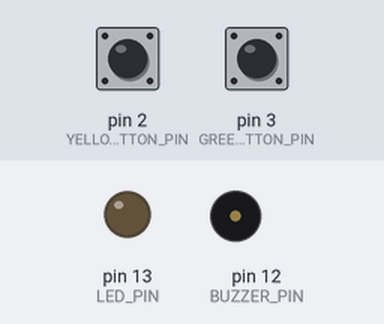
A sketch run on a simulated Arduino Uno, built with avr-gcc and run on an emulated ATmega328P. Parts: output pins drawn as LEDs (lit = HIGH), buzzer (waves = sounding, pin HIGH). The inputs (shaded band) are chosen by the test bench; at power-on: pin 2 (YELLOW_BUTTON_PIN) LOW, pin 3 (GREEN_BUTTON_PIN) LOW.

Above: at 1.2 s.
1.3 s: pin 2 (YELLOW_BUTTON_PIN) pulsed HIGH 5 times (0.12 s each, 0.3 s apart)
At 2.1 s:
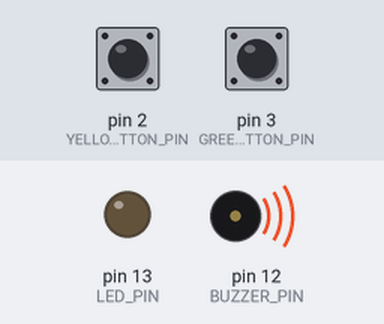
Timing chart, 0 to 4.6 s (numbered marks = the images above; inputs shaded):
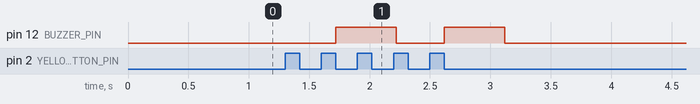

The sketch:

M03A06.ino
```cpp
const int LED_PIN = 13;
const int BUZZER_PIN = 12;
const int YELLOW_BUTTON_PIN = 2;
const int GREEN_BUTTON_PIN = 3;
const int SIGNAL_TIME = 500;
const int INPUT_DELAY = 20;

long yellowPressed = 0;
long greenPressed = 0;
int buttonsPressed = 0;


void setup() {
  pinMode(LED_PIN, OUTPUT);
  pinMode(BUZZER_PIN, OUTPUT);
  pinMode(YELLOW_BUTTON_PIN, INPUT);
  pinMode(GREEN_BUTTON_PIN, INPUT);
}

void loop() {
  if (digitalRead(YELLOW_BUTTON_PIN)) {
    delay(INPUT_DELAY);
    while (digitalRead(YELLOW_BUTTON_PIN));
    yellowPressed = millis();
    buttonsPressed++;
  }
  if (digitalRead(GREEN_BUTTON_PIN)) {
    delay(INPUT_DELAY);
    while (digitalRead(GREEN_BUTTON_PIN));
    greenPressed = millis();
    buttonsPressed++;
  }
  if (buttonsPressed == 2) {
    if (yellowPressed == 0 || greenPressed == 0
        || (greenPressed < yellowPressed)) {
      digitalWrite(BUZZER_PIN, HIGH);
      delay(SIGNAL_TIME);
      digitalWrite(BUZZER_PIN, LOW);
    }
    else {
      digitalWrite(LED_PIN, HIGH);
      delay(SIGNAL_TIME);
      digitalWrite(LED_PIN, LOW);
    }
    yellowPressed = greenPressed = buttonsPressed = 0;
  }
}
```

Measured:
- after the input at 1.3 s, pin 12 (BUZZER_PIN): alternates HIGH for 0.50 s and LOW for 0.40 s, 4 changes in all, then stays LOW, starting after 0.42 s
